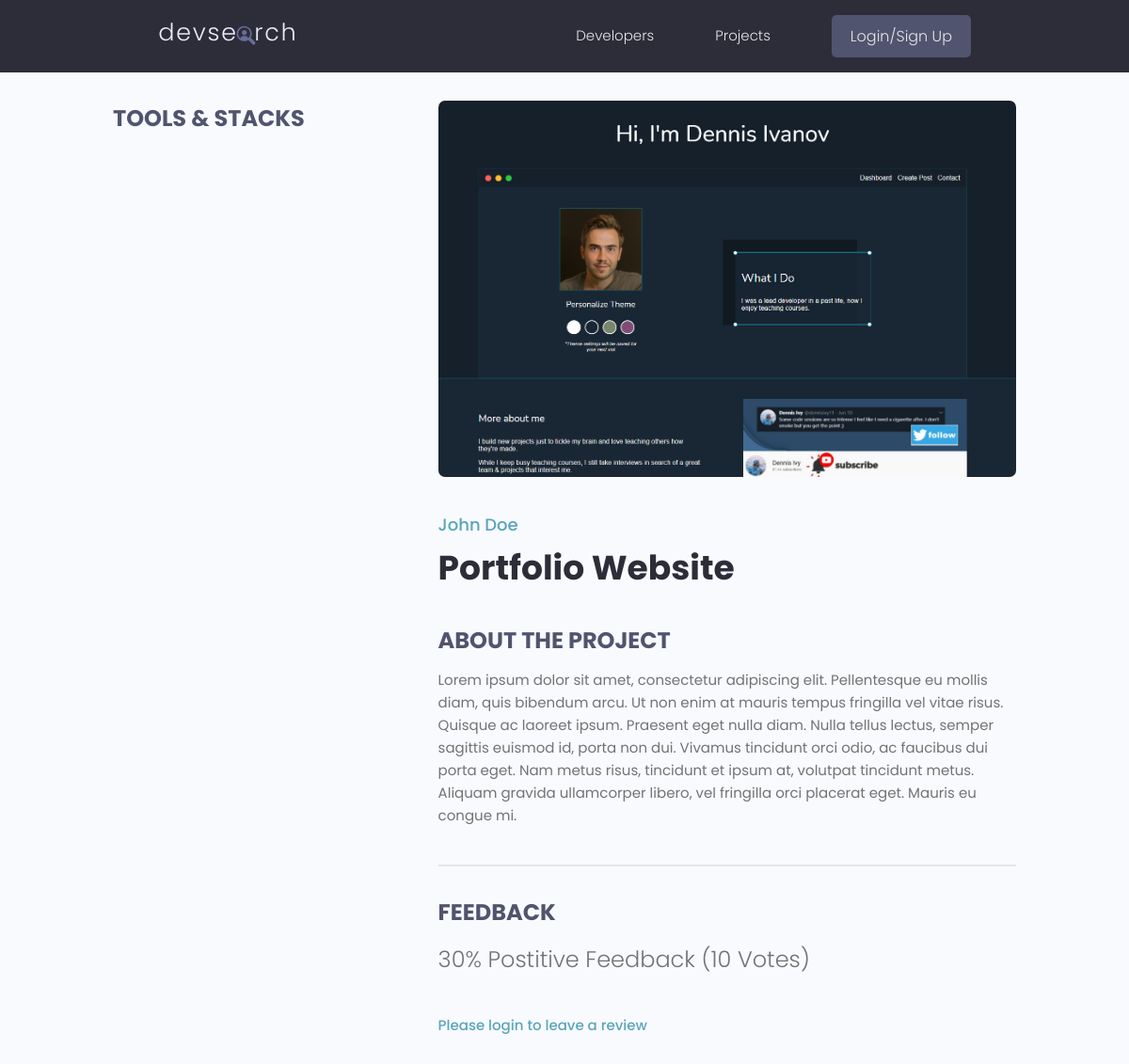
The page /projects/project/170566ff-1c46-4d5a-bf41-3ed2291d753b on the database as committed earlier.
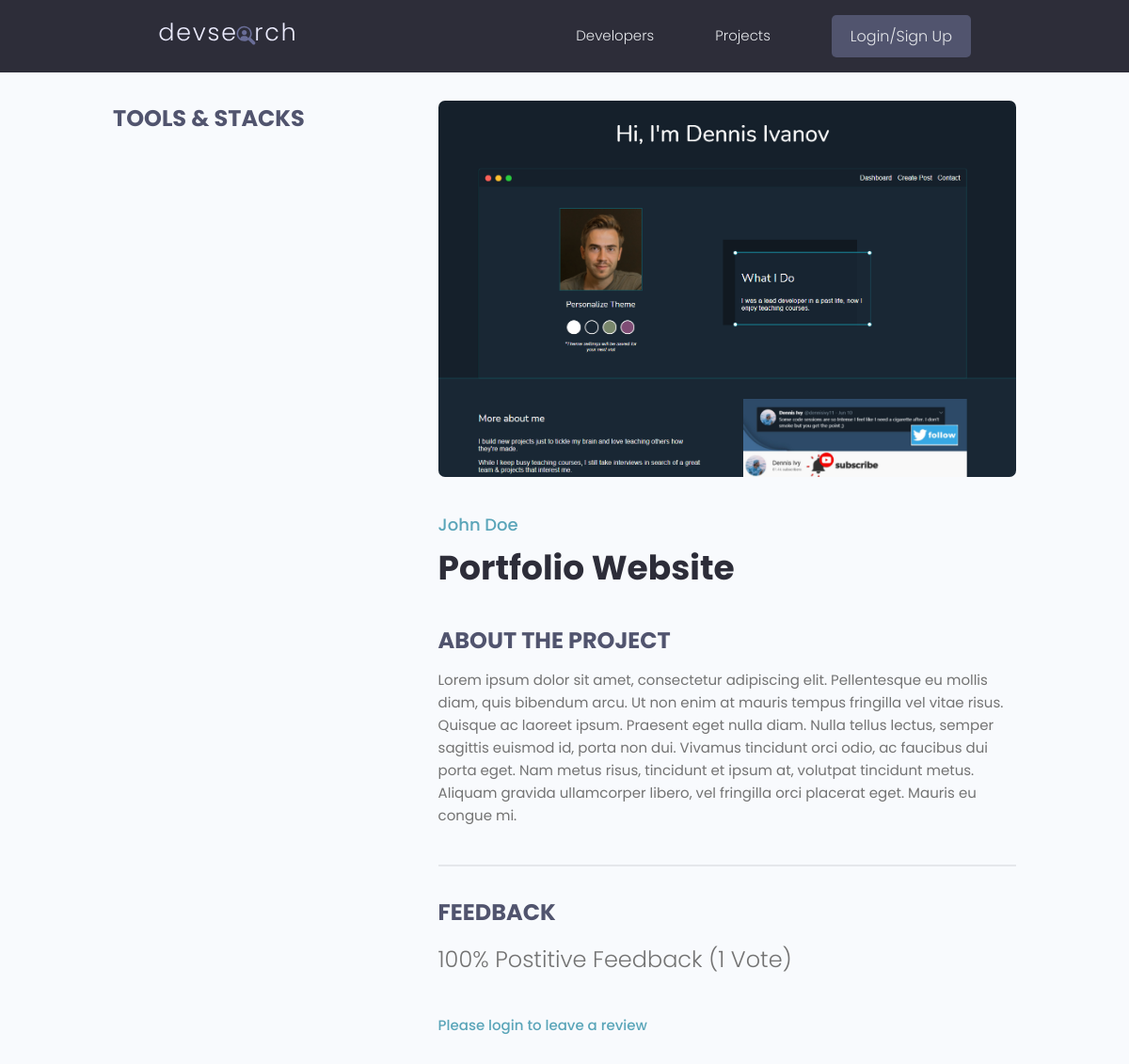
The same page on the database as committed later.
### projects/models.py (models this page shows, shortened)
class Project(models.Model):
    owner = models.ForeignKey(Profile, null=True, blank=True, on_delete=models.SET_NULL)
    title = models.CharField(max_length=200)
    description = models.TextField(null=True, blank=True)
    featured_image = models.ImageField(null=True, blank=True, default = "default.jpg")
    demo_link = models.CharField(max_length=2000, null=True, blank=True)
    source_link = models.CharField(max_length=2000, null=True, blank=True)
    tags = models.ManyToManyField('Tag', blank=True)
    vote_total = models.IntegerField(default=0, null=True, blank=True)
    vote_ratio = models.IntegerField(default=0, null=True, blank=True)
    created = models.DateTimeField(auto_now_add=True)
    id = models.UUIDField(default=uuid.uuid4, unique=True, primary_key=True, editable=False)
    class Meta:
        ordering = ['-vote_ratio','-vote_total', 'title']
    @property
    def reviewers(self):
        queryset = self.review_set.all().values_list('owner__id', flat=True)
        return queryset

### users/models.py (models this page shows, shortened)
class Profile(models.Model):
    user = models.OneToOneField(User, on_delete=models.CASCADE, null=True, blank=True)
    name = models.CharField(max_length=200, blank=True, null=True)
    email = models.EmailField(max_length=500, blank=True,null=True)
    username = models.CharField(max_length=200, blank=True, null=True)
    location = models.CharField(max_length=200, blank=True, null=True)
    short_intro = models.CharField(max_length=500, blank=True, null=True)
    bio = models.TextField(blank=True, null=True)
    profile_image = models.ImageField(blank=True, null=True, upload_to='profiles/', default='profiles/user-default.png' )
    social_github = models.CharField(max_length=200, blank=True, null=True)
    social_twitter = models.CharField(max_length=200, blank=True, null=True)
    social_linkedin = models.CharField(max_length=200, blank=True, null=True)
    social_youtube = models.CharField(max_length=200, blank=True, null=True)
    social_website = models.CharField(max_length=200, blank=True, null=True)
    created = models.DateTimeField(auto_now_add=True)
    id = models.UUIDField(default=uuid.uuid4, unique=True, primary_key=True, editable=False)

### projects/views.py (the view, shortened to what this page needs)
# urls.py: path('project/<str:pk>', views.project, name='project'),
def project(request, pk):
    projectObj = Project.objects.get(id=pk)
    form = ReviewForm()
    context = {
        'projectObj' : projectObj,
        'form' : form,
    }
    return render(request, 'projects/single-project.html', context)

### projects/templates/projects/single-project.html (shortened to what this page needs)
{%extends 'main.html'%}
{%block content%}
  <main class="singleProject my-md">
    <div class="container">
      <div class="layout">
        <div class="column column--1of3">
          <h3 class="singleProject__subtitle">Tools & Stacks</h3>
        </div>
        <div class="column column--2of3">
          <img class="singleProject__preview" src="{{projectObj.featured_image.url}}" alt="portfolio thumbnail" />
          <a href="profile.html" class="singleProject__developer">{{projectObj.owner.name}}</a>
          <h2 class="singleProject__title">{{projectObj.title}}</h2>
          <h3 class="singleProject__subtitle">About the Project</h3>
          <div class="singleProject__info">
            {{projectObj.description}}
          </div>
          <div class="comments">
            <h3 class="singleProject__subtitle">Feedback</h3>
            <h5 class="project--rating">
              {{projectObj.vote_ratio}}% Postitive Feedback ({{projectObj.vote_total}} Vote{{projectObj.vote_total|pluralize:"s"}})
            </h5>
            {%if request.user.profile.id in projectObj.reviewers %}
              <p>You have already submitted your review for this project!</p>
            {%elif request.user.profile == projectObj.owner%}
              <p>You cannot review your own work</p>
            {%else%}
              <a href={%url 'login'%}?next={{request.path}}>Please login to leave a review</a>
            {%endif%}
            </div>
          </div>
        </div>
      </div>
  </main>
{%endblock%}

Rows that differ between the two databases and show on the page:
changed Project "Portfolio Website": vote_ratio "30" → "100"; vote_total "10" → "1"
